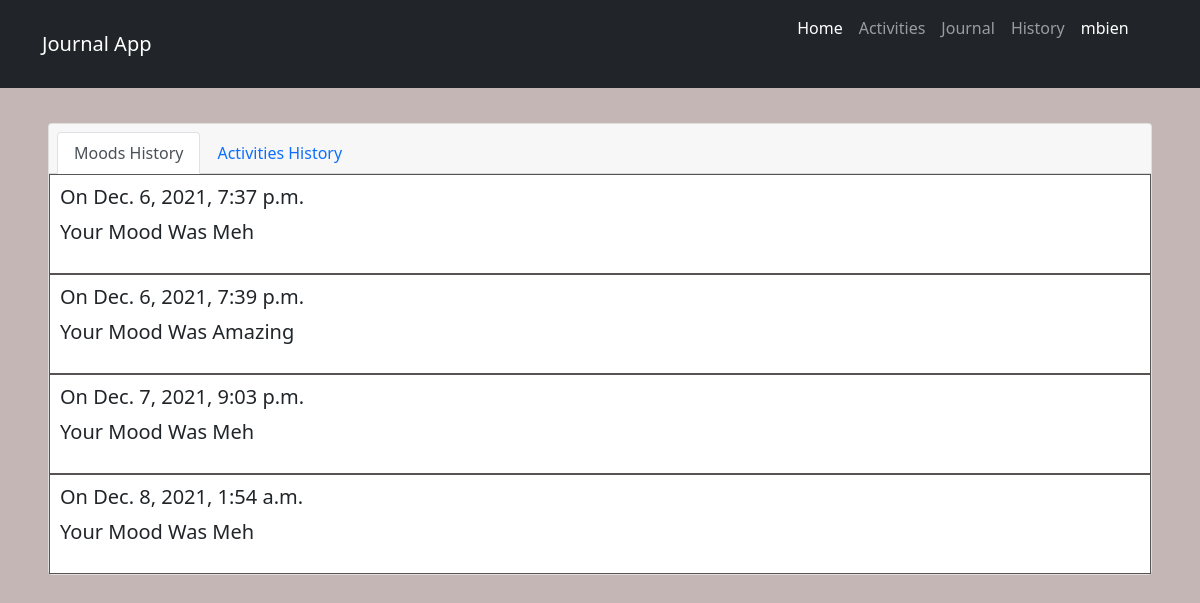
The page /journal/chart/ (signed in) on the database its author committed.
### journal/models.py (models this page shows)
class Mood(models.Model):
    mood = models.CharField(max_length=20, blank=True, choices=MOOD_CATEGORY)
    user = models.ForeignKey(User, on_delete=models.CASCADE, blank=True, null=True)
    created_at = models.DateTimeField(auto_now_add=True, blank=True, null=True)

### journal/views.py (the view)
# urls.py: path('chart/', views.chart, name='chart'),
def chart(request):
    moods=Mood.objects.all()
    context={'moods':moods,}
    return render(request, 'entry/chart.html',context)

### templates/entry/chart.html
{% extends 'entry/base.html' %}
{% block body %}
<div class="card m-5">
    <div class="card-header">
        <ul class="nav nav-tabs card-header-tabs">
      <li class="nav-item">
        <a class="nav-link active" href="#">Moods History</a>
      </li>
      <li class="nav-item">
        <a class="nav-link" href="{% url 'chart2' %}">Activities History</a>
      </li>
        </ul>
    </div>
    {% for moods in moods %}
            <div class="moods-block">
            <h5 class="font weight-bold"><span> On</span>   {{ moods.created_at }}</h5>
            <p class="lead"><span> Your Mood Was</span> {{ moods.mood }}</p>
        </div>
    {% endfor %}
 </div>
{% endblock %}

### templates/entry/base.html (shortened to what this page needs)
{% load static %}
<!doctype html>
<html lang="en">
  <head>
    <link href="https://cdn.jsdelivr.net/npm/bootstrap@5.1.3/dist/css/bootstrap.min.css" rel="stylesheet">
      <link rel="stylesheet" href="{% static 'journal.css' %}">
  </head>
  <body>
  <nav class="navbar navbar-expand-lg navbar-dark bg-dark fixed-top ">
    <div class="container">
        <a class="navbar-brand" href="{% url 'index' %}">Journal App</a>
        <div class="collapse navbar-collapse" id="navbarSupportedContent">
                {% if user.is_authenticated %}
                    <ul class="navbar-nav ms-auto mb-2 mb-lg-0">
                <li class="nav-item">
                    <a class="nav-link active" aria-current="page" href="{%  url 'index' %}">Home</a>
                </li>
                <li class="nav-item">
                    <a class="nav-link" href="{% url 'activities' %}">Activities</a>
                </li>
                <li class="nav-item">
                    <a class="nav-link" href="{% url 'add' %}">Journal</a>
                </li>
                <li class="nav-item">
                    <a class="nav-link" href="{% url 'chart' %}">History</a>
                </li>
                    <li class="dropdown">
                        <a class="nav-link dropbtn" data-bs-toggle="dropdown" role="button" style="color: white">{{user.username}}</a>
                            <div class="dropdown-content">
                                <a class="dropdown-item" href="{% url 'logout' %}">Logout</a>
                            </div>
                    </li>
                    </ul>
                {% else %}
                    <a class="btn btn-light" href={% url 'login' %}>Login</a>
                    <div class="m-2"></div>
                    <a class="btn btn-light" href={% url 'register' %}>Register</a>
                {% endif %}
        </div>
    </div>
</nav>
    <div class="container-my-5">
        {% block body %}
        {% endblock %}
    </div>
  </body>
</html>

### static/journal.css (style rules this page uses)
body { padding-top: 75px; background-color: #c5b6b6; }
.moods-block { border: 1px solid #595454; padding: 10px; }

### rows shown on the page
Mood: created_at "Dec. 6, 2021, 7:37 p.m.", mood "Meh"
Mood: created_at "Dec. 6, 2021, 7:39 p.m.", mood "Amazing"
Mood: created_at "Dec. 7, 2021, 9:03 p.m.", mood "Meh"
Mood: created_at "Dec. 8, 2021, 1:54 a.m.", mood "Meh"

### other values the page prints
{{ user.username }} "mbien"
